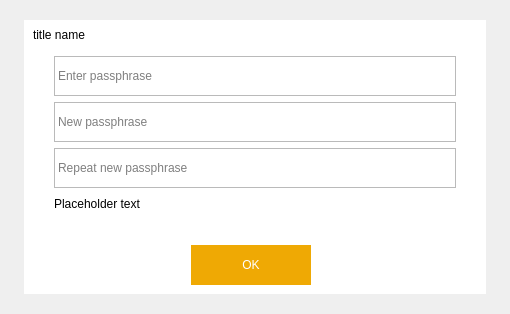
<?xml version="1.0" encoding="UTF-8"?>
<ui version="4.0">
 <class>AskPassphraseDialog</class>
 <widget class="QDialog" name="AskPassphraseDialog">
  <property name="geometry">
   <rect>
    <x>0</x>
    <y>0</y>
    <width>510</width>
    <height>314</height>
   </rect>
  </property>
  <property name="sizePolicy">
   <sizepolicy hsizetype="Preferred" vsizetype="Minimum">
    <horstretch>0</horstretch>
    <verstretch>0</verstretch>
   </sizepolicy>
  </property>
  <property name="minimumSize">
   <size>
    <width>0</width>
    <height>0</height>
   </size>
  </property>
  <property name="maximumSize">
   <size>
    <width>16777215</width>
    <height>500</height>
   </size>
  </property>
  <property name="windowTitle">
   <string>Passphrase Dialog</string>
  </property>
  <property name="styleSheet">
   <string notr="true"/>
  </property>
  <layout class="QGridLayout" name="gridLayout_2">
   <property name="leftMargin">
    <number>0</number>
   </property>
   <property name="topMargin">
    <number>0</number>
   </property>
   <property name="rightMargin">
    <number>0</number>
   </property>
   <property name="bottomMargin">
    <number>0</number>
   </property>
   <item row="0" column="0">
    <widget class="QWidget" name="centerWin" native="true">
     <property name="styleSheet">
      <string notr="true">QWidget#centerWin{
	border-image: url(:/pic/res/pic/dlgBackgroud.png);
}
QLineEdit{
border:hidden;
background-color:rgb(255,255,255,0);
}
QFrame#mainframe{
border:hidden;
	background-color: rgb(255, 255, 255);
}
</string>
     </property>
     <layout class="QGridLayout" name="gridLayout_3">
      <property name="leftMargin">
       <number>24</number>
      </property>
      <property name="topMargin">
       <number>20</number>
      </property>
      <property name="rightMargin">
       <number>24</number>
      </property>
      <property name="bottomMargin">
       <number>20</number>
      </property>
      <item row="0" column="0">
       <widget class="QFrame" name="mainframe">
        <property name="styleSheet">
         <string notr="true">QFrame#frame_10,QFrame#frame_2,QFrame#frame_3,QFrame#frame{
	border:1px solid rgb(186, 186, 186);
}
</string>
        </property>
        <property name="frameShape">
         <enum>QFrame::StyledPanel</enum>
        </property>
        <property name="frameShadow">
         <enum>QFrame::Raised</enum>
        </property>
        <layout class="QVBoxLayout" name="verticalLayout_2">
         <property name="leftMargin">
          <number>0</number>
         </property>
         <property name="topMargin">
          <number>0</number>
         </property>
         <property name="rightMargin">
          <number>0</number>
         </property>
         <item>
          <layout class="QHBoxLayout" name="horizontalLayout_5">
           <property name="leftMargin">
            <number>9</number>
           </property>
           <item>
            <widget class="QLabel" name="label_titleName">
             <property name="text">
              <string>title name</string>
             </property>
            </widget>
           </item>
           <item>
            <spacer name="horizontalSpacer_3">
             <property name="orientation">
              <enum>Qt::Horizontal</enum>
             </property>
             <property name="sizeHint" stdset="0">
              <size>
               <width>40</width>
               <height>20</height>
              </size>
             </property>
            </spacer>
           </item>
           <item>
            <widget class="QToolButton" name="cancelButton">
             <property name="minimumSize">
              <size>
               <width>30</width>
               <height>30</height>
              </size>
             </property>
             <property name="maximumSize">
              <size>
               <width>30</width>
               <height>30</height>
              </size>
             </property>
             <property name="styleSheet">
              <string notr="true">QToolButton{
border:hidden;
image: url(:/pic/res/pic/closeBtn.png);
}
</string>
             </property>
             <property name="text">
              <string/>
             </property>
            </widget>
           </item>
          </layout>
         </item>
         <item>
          <layout class="QGridLayout" name="gridLayout">
           <property name="leftMargin">
            <number>30</number>
           </property>
           <property name="rightMargin">
            <number>30</number>
           </property>
           <item row="0" column="0">
            <layout class="QVBoxLayout" name="verticalLayout">
             <item>
              <widget class="QFrame" name="frame">
               <property name="minimumSize">
                <size>
                 <width>400</width>
                 <height>40</height>
                </size>
               </property>
               <property name="frameShape">
                <enum>QFrame::StyledPanel</enum>
               </property>
               <property name="frameShadow">
                <enum>QFrame::Raised</enum>
               </property>
               <layout class="QHBoxLayout" name="horizontalLayout">
                <property name="leftMargin">
                 <number>1</number>
                </property>
                <property name="topMargin">
                 <number>1</number>
                </property>
                <property name="rightMargin">
                 <number>1</number>
                </property>
                <property name="bottomMargin">
                 <number>1</number>
                </property>
                <item>
                 <widget class="QLineEdit" name="passEdit1">
                  <property name="echoMode">
                   <enum>QLineEdit::Password</enum>
                  </property>
                  <property name="placeholderText">
                   <string>Enter passphrase</string>
                  </property>
                 </widget>
                </item>
               </layout>
              </widget>
             </item>
             <item>
              <widget class="QFrame" name="frame_2">
               <property name="minimumSize">
                <size>
                 <width>0</width>
                 <height>40</height>
                </size>
               </property>
               <property name="frameShape">
                <enum>QFrame::StyledPanel</enum>
               </property>
               <property name="frameShadow">
                <enum>QFrame::Raised</enum>
               </property>
               <layout class="QHBoxLayout" name="horizontalLayout_2">
                <property name="leftMargin">
                 <number>1</number>
                </property>
                <property name="topMargin">
                 <number>1</number>
                </property>
                <property name="rightMargin">
                 <number>1</number>
                </property>
                <property name="bottomMargin">
                 <number>1</number>
                </property>
                <item>
                 <widget class="QLineEdit" name="passEdit2">
                  <property name="echoMode">
                   <enum>QLineEdit::Password</enum>
                  </property>
                  <property name="placeholderText">
                   <string>New passphrase</string>
                  </property>
                 </widget>
                </item>
               </layout>
              </widget>
             </item>
             <item>
              <widget class="QFrame" name="frame_3">
               <property name="minimumSize">
                <size>
                 <width>0</width>
                 <height>40</height>
                </size>
               </property>
               <property name="frameShape">
                <enum>QFrame::StyledPanel</enum>
               </property>
               <property name="frameShadow">
                <enum>QFrame::Raised</enum>
               </property>
               <layout class="QHBoxLayout" name="horizontalLayout_3">
                <property name="leftMargin">
                 <number>1</number>
                </property>
                <property name="topMargin">
                 <number>1</number>
                </property>
                <property name="rightMargin">
                 <number>1</number>
                </property>
                <property name="bottomMargin">
                 <number>1</number>
                </property>
                <item>
                 <widget class="QLineEdit" name="passEdit3">
                  <property name="echoMode">
                   <enum>QLineEdit::Password</enum>
                  </property>
                  <property name="placeholderText">
                   <string>Repeat new passphrase</string>
                  </property>
                 </widget>
                </item>
               </layout>
              </widget>
             </item>
             <item>
              <widget class="QLabel" name="warningLabel">
               <property name="text">
                <string notr="true">Placeholder text</string>
               </property>
               <property name="textFormat">
                <enum>Qt::RichText</enum>
               </property>
               <property name="wordWrap">
                <bool>true</bool>
               </property>
              </widget>
             </item>
             <item>
              <widget class="QLabel" name="capsLabel">
               <property name="font">
                <font>
                 <weight>75</weight>
                 <bold>true</bold>
                </font>
               </property>
               <property name="text">
                <string/>
               </property>
               <property name="alignment">
                <set>Qt::AlignCenter</set>
               </property>
              </widget>
             </item>
             <item>
              <layout class="QHBoxLayout" name="horizontalLayout_6">
               <property name="rightMargin">
                <number>9</number>
               </property>
               <item>
                <spacer name="horizontalSpacer_4">
                 <property name="orientation">
                  <enum>Qt::Horizontal</enum>
                 </property>
                 <property name="sizeHint" stdset="0">
                  <size>
                   <width>40</width>
                   <height>20</height>
                  </size>
                 </property>
                </spacer>
               </item>
               <item>
                <widget class="QDialogButtonBox" name="buttonBox">
                 <property name="minimumSize">
                  <size>
                   <width>120</width>
                   <height>40</height>
                  </size>
                 </property>
                 <property name="maximumSize">
                  <size>
                   <width>120</width>
                   <height>40</height>
                  </size>
                 </property>
                 <property name="styleSheet">
                  <string notr="true">QPushButton{
width:120;
height:40;
background-color: rgb(239, 169, 4);
color: rgb(255, 255, 255);
border:hidden;
}</string>
                 </property>
                 <property name="orientation">
                  <enum>Qt::Horizontal</enum>
                 </property>
                 <property name="standardButtons">
                  <set>QDialogButtonBox::Ok</set>
                 </property>
                </widget>
               </item>
               <item>
                <spacer name="horizontalSpacer_5">
                 <property name="orientation">
                  <enum>Qt::Horizontal</enum>
                 </property>
                 <property name="sizeHint" stdset="0">
                  <size>
                   <width>40</width>
                   <height>20</height>
                  </size>
                 </property>
                </spacer>
               </item>
              </layout>
             </item>
            </layout>
           </item>
          </layout>
         </item>
        </layout>
       </widget>
      </item>
     </layout>
    </widget>
   </item>
  </layout>
 </widget>
 <resources/>
 <connections>
  <connection>
   <sender>buttonBox</sender>
   <signal>accepted()</signal>
   <receiver>AskPassphraseDialog</receiver>
   <slot>accept()</slot>
   <hints>
    <hint type="sourcelabel">
     <x>20</x>
     <y>20</y>
    </hint>
    <hint type="destinationlabel">
     <x>20</x>
     <y>20</y>
    </hint>
   </hints>
  </connection>
  <connection>
   <sender>buttonBox</sender>
   <signal>rejected()</signal>
   <receiver>AskPassphraseDialog</receiver>
   <slot>reject()</slot>
   <hints>
    <hint type="sourcelabel">
     <x>20</x>
     <y>20</y>
    </hint>
    <hint type="destinationlabel">
     <x>20</x>
     <y>20</y>
    </hint>
   </hints>
  </connection>
 </connections>
</ui>
